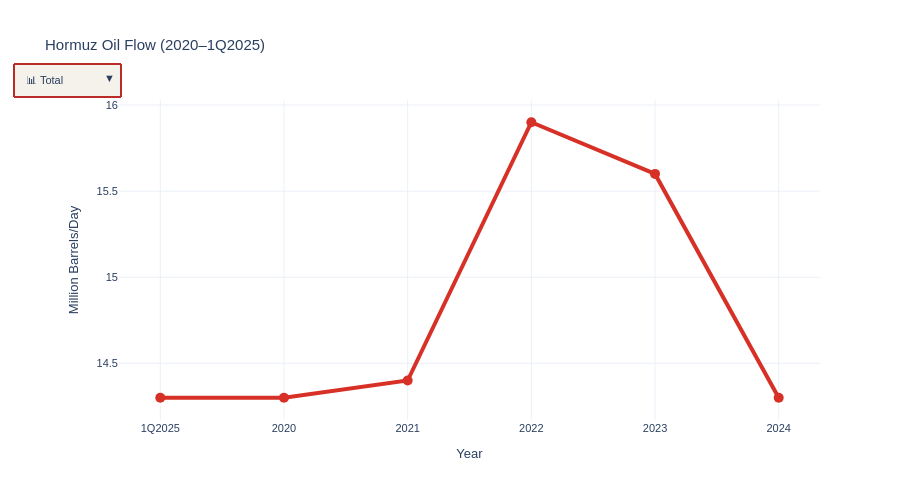

This figure's notebook cell:
### Markdown cell above
### Interactive 2: Hormuz Oil Flow by Destination

### Code cell
# Hormuz flow
df_hormuz_long = df_hormuz_imports.melt(id_vars=['Destination'], var_name='Year', value_name='Flow')
fig2 = go.Figure()

# Total
total = df_hormuz_long.groupby('Year')['Flow'].sum()
fig2.add_trace(go.Scatter(x=total.index, y=total.values, mode='lines+markers',
    name='Total', visible=True, line=dict(color='#d73027', width=4), marker=dict(size=10)))

# Individual destinations
colors = ['#fc8d59', '#fee090', '#e0f3f8', '#abd9e9', '#74add1', '#4575b4', '#313695', '#8c510a', '#c7b8d5']
for i, dest in enumerate(df_hormuz_imports['Destination'].unique()):
    data = df_hormuz_long[df_hormuz_long['Destination'] == dest]
    fig2.add_trace(go.Scatter(x=data['Year'], y=data['Flow'], mode='lines+markers',
        name=dest, visible=False, line=dict(color=colors[i%len(colors)], width=3), marker=dict(size=8)))

# Buttons
buttons2 = [dict(label='📊 Total', method='update', args=[{'visible': [True] + [False]*len(df_hormuz_imports)}])]
for i, dest in enumerate(df_hormuz_imports['Destination'].unique()):
    vis = [False]*(1+len(df_hormuz_imports))
    vis[i+1] = True
    buttons2.append(dict(label=dest, method='update', args=[{'visible': vis}]))

fig2.update_layout(updatemenus=[dict(buttons=buttons2, x=0, y=1.12, bgcolor='#f5f2ec', bordercolor='#bb2b28', borderwidth=2)],
    title='Hormuz Oil Flow (2020–1Q2025)', xaxis_title='Year', yaxis_title='Million Barrels/Day',
    height=500, template='plotly_white', font=dict(family='Arial', size=11))

fig2.show()

### Figure 1 — Plotly figure (JSON) as saved in the notebook; plotly's stock layout.template omitted (floating-point values rounded to 4 significant figures)
{"data": [{"line": {"color": "#d73027", "width": 4}, "marker": {"size": 10}, "mode": "lines+markers", "name": "Total", "type": "scatter", "visible": true, "x": ["1Q2025", "2020", "2021", "2022", "2023", "2024"], "y": [14.3, 14.3, 14.4, 15.9, 15.6, 14.3]}, {"line": {"color": "#fc8d59", "width": 3}, "marker": {"size": 8}, "mode": "lines+markers", "name": "China", "type": "scatter", "visible": false, "x": ["2020", "2021", "2022", "2023", "2024", "1Q2025"], "y": [4.0, 4.2, 4.5, 5.0, 4.8, 5.4]}, {"line": {"color": "#fee090", "width": 3}, "marker": {"size": 8}, "mode": "lines+markers", "name": "India", "type": "scatter", "visible": false, "x": ["2020", "2021", "2022", "2023", "2024", "1Q2025"], "y": [2.2, 2.3, 2.4, 2.0, 1.9, 2.1]}, {"line": {"color": "#e0f3f8", "width": 3}, "marker": {"size": 8}, "mode": "lines+markers", "name": "South Korea", "type": "scatter", "visible": false, "x": ["2020", "2021", "2022", "2023", "2024", "1Q2025"], "y": [1.7, 1.4, 1.7, 1.7, 1.7, 1.7]}, {"line": {"color": "#abd9e9", "width": 3}, "marker": {"size": 8}, "mode": "lines+markers", "name": "Japan", "type": "scatter", "visible": false, "x": ["2020", "2021", "2022", "2023", "2024", "1Q2025"], "y": [1.9, 1.8, 1.9, 1.7, 1.5, 1.6]}, {"line": {"color": "#74add1", "width": 3}, "marker": {"size": 8}, "mode": "lines+markers", "name": "Other Asia", "type": "scatter", "visible": false, "x": ["2020", "2021", "2022", "2023", "2024", "1Q2025"], "y": [2.0, 2.1, 2.2, 2.1, 2.1, 2.0]}, {"line": {"color": "#4575b4", "width": 3}, "marker": {"size": 8}, "mode": "lines+markers", "name": "Europe", "type": "scatter", "visible": false, "x": ["2020", "2021", "2022", "2023", "2024", "1Q2025"], "y": [0.6, 0.5, 0.9, 1.0, 0.7, 0.5]}, {"line": {"color": "#313695", "width": 3}, "marker": {"size": 8}, "mode": "lines+markers", "name": "United States", "type": "scatter", "visible": false, "x": ["2020", "2021", "2022", "2023", "2024", "1Q2025"], "y": [0.6, 0.6, 0.7, 0.5, 0.5, 0.4]}, {"line": {"color": "#8c510a", "width": 3}, "marker": {"size": 8}, "mode": "lines+markers", "name": "Saudi Arabia", "type": "scatter", "visible": false, "x": ["2020", "2021", "2022", "2023", "2024", "1Q2025"], "y": [0.3, 0.4, 0.5, 0.3, 0.2, 0.0]}, {"line": {"color": "#c7b8d5", "width": 3}, "marker": {"size": 8}, "mode": "lines+markers", "name": "Other", "type": "scatter", "visible": false, "x": ["2020", "2021", "2022", "2023", "2024", "1Q2025"], "y": [1.0, 1.1, 1.1, 1.3, 0.9, 0.6]}], "layout": {"font": {"family": "Arial", "size": 11}, "height": 500, "title": {"text": "Hormuz Oil Flow (2020–1Q2025)"}, "updatemenus": [{"bgcolor": "#f5f2ec", "bordercolor": "#bb2b28", "borderwidth": 2, "buttons": [{"args": [{"visible": [true, false, false, false, false, false, false, false, false, false]}], "label": "📊 Total", "method": "update"}, {"args": [{"visible": [false, true, false, false, false, false, false, false, false, false]}], "label": "China", "method": "update"}, {"args": [{"visible": [false, false, true, false, false, false, false, false, false, false]}], "label": "India", "method": "update"}, {"args": [{"visible": [false, false, false, true, false, false, false, false, false, false]}], "label": "South Korea", "method": "update"}, {"args": [{"visible": [false, false, false, false, true, false, false, false, false, false]}], "label": "Japan", "method": "update"}, {"args": [{"visible": [false, false, false, false, false, true, false, false, false, false]}], "label": "Other Asia", "method": "update"}, {"args": [{"visible": [false, false, false, false, false, false, true, false, false, false]}], "label": "Europe", "method": "update"}, {"args": [{"visible": [false, false, false, false, false, false, false, true, false, false]}], "label": "United States", "method": "update"}, {"args": [{"visible": [false, false, false, false, false, false, false, false, true, false]}], "label": "Saudi Arabia", "method": "update"}, {"args": [{"visible": [false, false, false, false, false, false, false, false, false, true]}], "label": "Other", "method": "update"}], "x": 0, "y": 1.12}], "xaxis": {"title": {"text": "Year"}}, "yaxis": {"title": {"text": "Million Barrels/Day"}}}}
